Frame 1 (no input): blank canvas, image omitted
Frame 60 (no input): blank canvas, image omitted
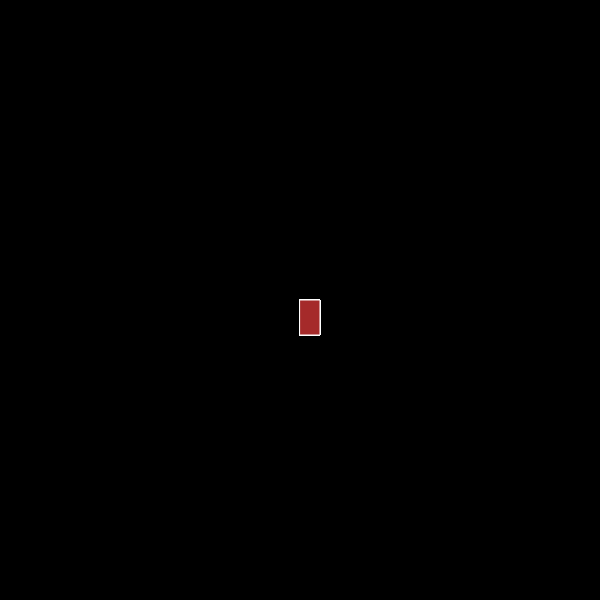
Frame 120 (the mouse pressed at the canvas centre since frame 60)

The p5.js sketch whose frames 1 and 60 were blank and that drew this single picture after the mouse press (run headless with seeded random() and noise() and a simulated clock; from frame 60 on, the mouse is pressed at the canvas centre):

// p5.js sketch
// ── sketch.js
function setup() {
    createCanvas(600, 600);
    background('black');
  }
  
  function draw() {
    stroke('white');
    fill('brown');
    
    if(mouseIsPressed){
      rect(mouseX,mouseY,20,35);
    }
  }
